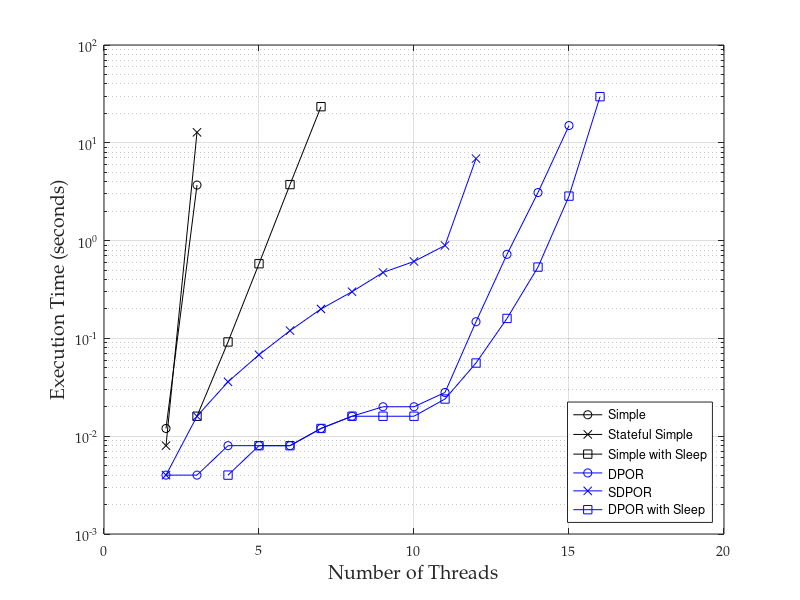

The MATLAB script that drew this image:
%% importing data
transitions = dlmread('indexer_time_data.csv', ',', 1, 1);
% convert 0 values to NaNs, as these don't plot
transitions(transitions==0)=nan;
threads = [1:17];

%% plotting lines

semilogy(threads, transitions(:, 1), 'ko-')
hold on
semilogy(threads, transitions(:, 2), 'kx-')
semilogy(threads, transitions(:, 3), 'ks-')
semilogy(threads, transitions(:, 4), 'bo-')
semilogy(threads, transitions(:, 5), 'bx-')
semilogy(threads, transitions(:, 6), 'bs-')
hold off
grid on

%% adding legend and axis labels
set(gca, 'FontName', 'Palatino Linotype');
legend('Simple', 'Stateful Simple', 'Simple with Sleep', ...
	'DPOR', 'SDPOR', 'DPOR with Sleep', 'Location','southeast');
xlabel('Number of Threads', 'fontsize', 14);
ylabel('Execution Time (seconds)', 'fontsize', 14)